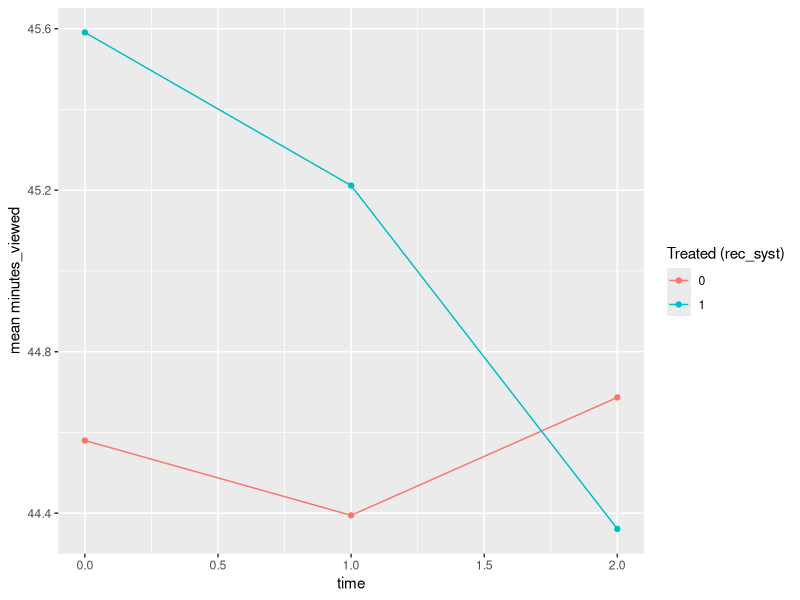

Write the R code that produced this figure.
## ---- chunk 1
knitr::opts_chunk$set(echo = TRUE, message = FALSE, warning = FALSE)
set.seed(123)
## ---- chunk 2
# Draw with DiagrammeR if available; otherwise print ASCII DAG.
if (requireNamespace("DiagrammeR", quietly = TRUE)) {
  DiagrammeR::grViz("
  digraph did3 {
    graph [rankdir=TB]
    node [shape=box, style=rounded]

    age [label='age_i']
    device [label='device_type_i']
    sub [label='subscription_i']
    genre [label='genre_preference_i']
    base [label='baseline_i']

    rec [label='rec_syst_i\\n(randomized)']
    m0 [label='major_release_t0']
    m1 [label='major_release_t1']
    m2 [label='major_release_t2']

    y0 [label='minutes_viewed_i0']
    y1 [label='minutes_viewed_i1']
    y2 [label='minutes_viewed_i2']

    {rank=same; age device sub genre}
    {rank=same; m0 m1 m2}
    {rank=same; y0 y1 y2}

    age -> base
    device -> base
    sub -> base

    age -> y0; device -> y0; sub -> y0; genre -> y0; base -> y0; m0 -> y0
    age -> y1; device -> y1; sub -> y1; genre -> y1; base -> y1; m1 -> y1
    age -> y2; device -> y2; sub -> y2; genre -> y2; base -> y2; m2 -> y2

    # Treatment affects outcome only in post (conceptually via rec_syst_i x post_t)
    rec -> y2
  }")
} else {
  cat("
  age_i      device_i    subscription_i   genre_i
     \\         |            /             /
      \\        |           /             /
         ---> baseline_i ----------------
                  |        |         |
major_release_t0 -> Y_i0   |         |
major_release_t1 --------> Y_i1      |
major_release_t2 ------------------> Y_i2
rec_syst_i (randomized) ------------> Y_i2 (post only)
  ")
}
## ---- chunk 3
library(dplyr)
library(tidyr)

N <- 5000
times <- 0:2
post <- ifelse(times == 2, 1, 0)

# --- 1) Baseline covariates (no parents) ---
age <- pmin(pmax(rnorm(N, 30, 12), 13), 80)

device_levels <- c("TV","Phone","PC","Tablet")
device <- sample(device_levels, N, replace=TRUE, prob=c(0.35,0.35,0.20,0.10))
TV <- as.integer(device == "TV")

yearly <- rbinom(N, 1, 0.40)  # 1=yearly, 0=monthly

genre_levels <- c("Drama","Comedy","Action","Doc")
genre <- sample(genre_levels, N, replace=TRUE, prob=c(0.30,0.30,0.25,0.15))

# --- 2) Latent baseline engagement (has parents) ---
beta0 <- 1.0; beta1 <- 0.01; beta2 <- 0.20; beta3 <- 0.30
sigma_B <- 0.50
baseline <- rnorm(N, beta0 + beta1*age + beta2*yearly + beta3*TV, sigma_B)

# --- 3) Treatment assignment (randomized) ---
rec_syst <- rbinom(N, 1, 0.5)

# --- 4) Time shocks (major releases) ---
major_release <- rbinom(length(times), 1, 0.20)  # one per time point

# --- 5) Outcome generation ---
theta0 <- 2.0
theta1 <- 0.8
theta2 <- 0.1
theta3 <- 0.0
theta4 <- 0.20  # TRUE DiD effect on log scale
theta5 <- 0.30
sigma_Y <- 0.60

dev_eff <- ifelse(device=="TV", 0.20, ifelse(device=="Phone", 0.10, 0.00))
gen_eff <- ifelse(genre=="Action", 0.15, 0.00)

Y <- matrix(NA_real_, nrow=N, ncol=length(times))

for (k in seq_along(times)) {
  mu <- theta0 + theta1*baseline + theta2*post[k] + theta3*rec_syst +
    theta4*(rec_syst*post[k]) + theta5*major_release[k] + dev_eff + gen_eff
  Y[,k] <- rlnorm(N, meanlog=mu, sdlog=sigma_Y)
}

# Create long panel dataset
df <- tibble(
  id = 1:N,
  age = age,
  device_type = device,
  subscription_yearly = yearly,
  genre_preference = genre,
  baseline = baseline,
  rec_syst = rec_syst
) %>%
  tidyr::expand_grid(t = times) %>%
  mutate(
    post = as.integer(t == 2),
    major_release = major_release[t+1],
    minutes_viewed = as.vector(Y)
  )

df
## ---- chunk 4
# Group means by treatment x post (for DiD intuition)
df %>%
  group_by(rec_syst, post) %>%
  summarise(mean_minutes = mean(minutes_viewed),
            .groups="drop")

# Trend of means over time
if (requireNamespace("ggplot2", quietly = TRUE)) {
  library(ggplot2)
  df %>%
    group_by(t, rec_syst) %>%
    summarise(m = mean(minutes_viewed), .groups="drop") %>%
    ggplot(aes(t, m, color=factor(rec_syst))) +
    geom_line() + geom_point() +
    labs(color="Treated (rec_syst)", x="time", y="mean minutes_viewed")
}
## ---- chunk 5
# log outcome for approximate linear DiD
df2 <- df %>%
  filter(t %in% c(1,2)) %>%   # pre at t1 and post at t2
  mutate(log_minutes = log(minutes_viewed))

fit <- lm(log_minutes ~ rec_syst*post, data=df2)
summary(fit)
# The coefficient on rec_syst:post should be close to theta4 (=0.20) by construction.
